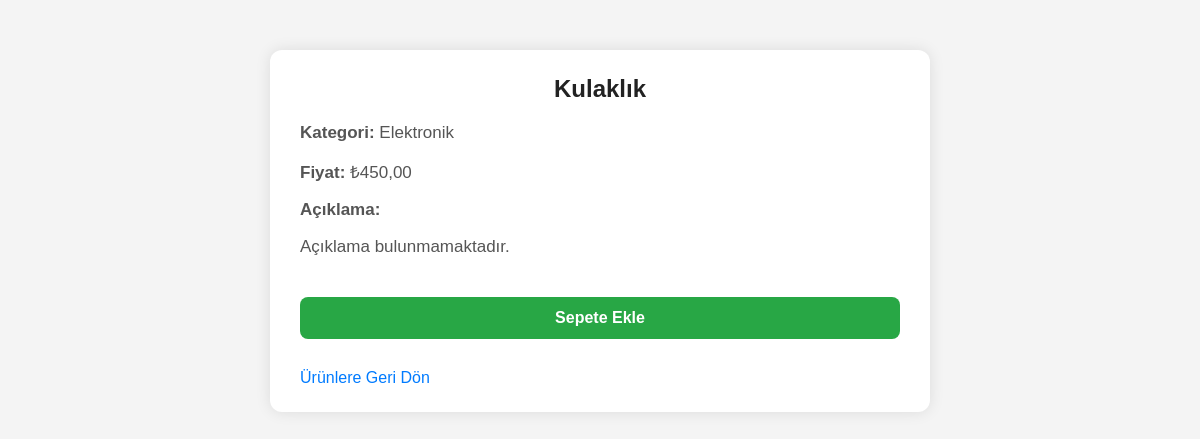
The page /shop/product_detail.php?id=2 (signed in) on the database its author committed.
### tables this page shows
CREATE TABLE `products` (
  `id` int(11) NOT NULL,
  `name` varchar(100) DEFAULT NULL,
  `category` varchar(50) DEFAULT NULL,
  `price` decimal(10,2) DEFAULT NULL
);

### shop/product_detail.php (the view, shortened to what this page needs)
<?php
include 'config.php';
$product_id = (int)$_GET['id'];
$stmt = $conn->prepare("SELECT * FROM products WHERE id = ?");
$stmt->bind_param("i", $product_id);
$stmt->execute();
$result = $stmt->get_result();
$product = $result->fetch_assoc();
?>
<!DOCTYPE html>
<html lang="tr">
<head>
    <link rel="stylesheet" href="style.css" />
</head>
<body>
<div class="container">
    <h2><?= htmlspecialchars($product['name']) ?></h2>
    <p><strong>Kategori:</strong> <?= htmlspecialchars($product['category']) ?></p>
    <p><strong>Fiyat:</strong> ₺<?= number_format($product['price'], 2, ',', '.') ?></p>
    <p><strong>Açıklama:</strong></p>
    <p><?= nl2br(htmlspecialchars($product['description'] ?? 'Açıklama bulunmamaktadır.')) ?></p>
    <form method="post">
        <input type="submit" value="Sepete Ekle">
    </form>
    <a href="products.php" class="back-link">Ürünlere Geri Dön</a>
</div>
</body>
</html>

### shop/style.css (style rules this page uses)
body { font-family: Arial, sans-serif; background-color: #f4f4f4; margin: 0; padding: 0; }
.container { width: 90%; max-width: 800px; margin: 40px auto; background: #fff; padding: 20px; border-radius: 8px; box-shadow: 0px 2px 10px rgba(0,0,0,0.1); }
h1, h2 { text-align: center; color: #333; }
input, select, button { width: 100%; padding: 10px; margin: 10px 0; border: 1px solid #ccc; border-radius: 5px; }

### shop/product_detail.php (style rules this page uses)
.container { max-width: 600px; margin: 50px auto; background: white; padding: 25px 30px; border-radius: 12px; box-shadow: 0 0 15px rgba(0,0,0,0.1); font-family: Arial, sans-serif; }
h2 { margin-top: 0; color: #222; }
p { font-size: 17px; color: #555; }
form { margin-top: 30px; text-align: center; }
input[type="submit"] { background-color: #28a745; border: none; color: white; padding: 12px 25px; border-radius: 8px; cursor: pointer; font-size: 16px; font-weight: bold; transition: background-color 0.3s ease; }
a.back-link { display: inline-block; margin-top: 20px; text-decoration: none; color: #007bff; }

### rows shown on the page
products: name "Kulaklık", category "Elektronik", price "450,00"

### other values the page prints
$product['description'] "Açıklama bulunmamaktadır."
